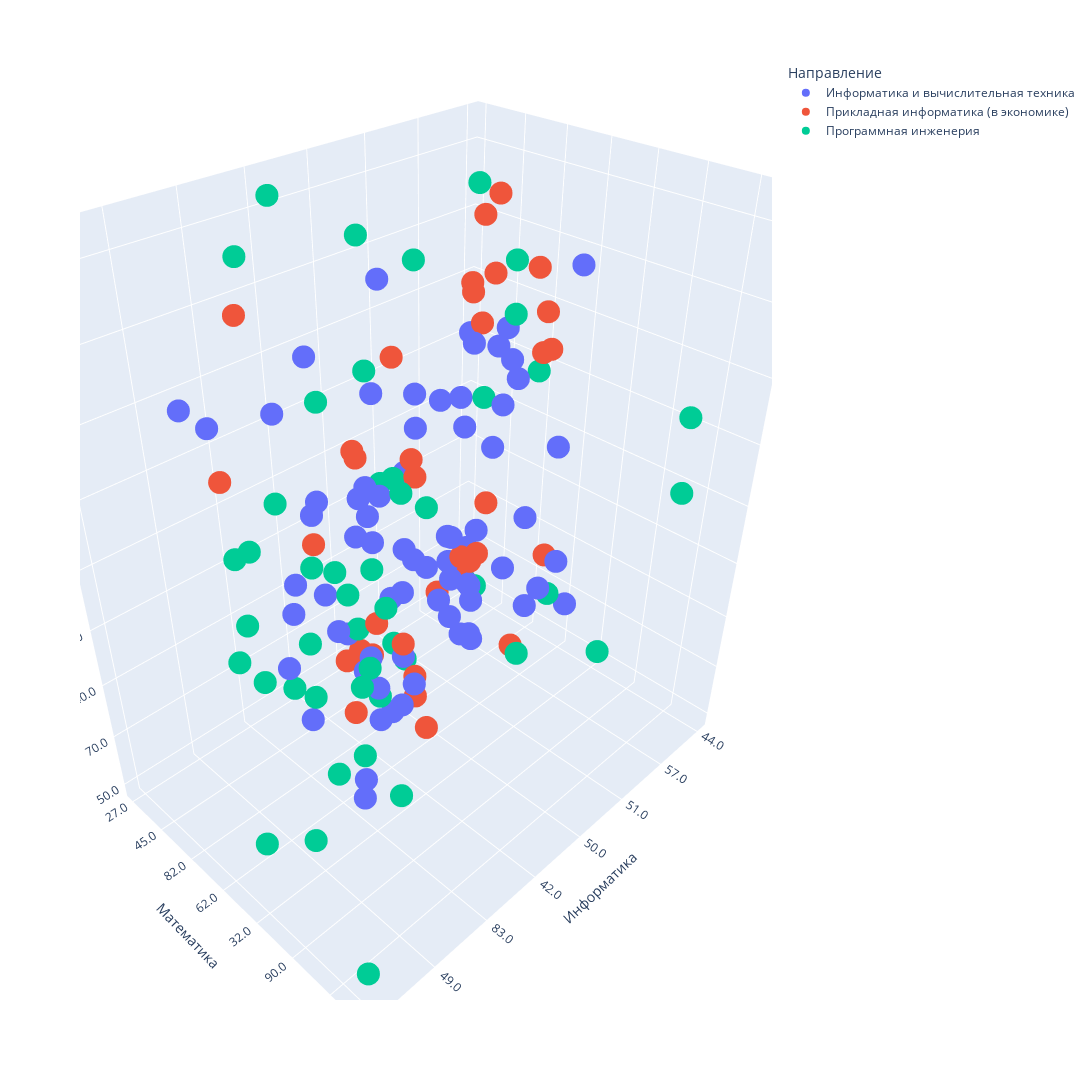

The notebook cell saved with this chart:
### Code cell
import plotly.express as px
fig = px.scatter_3d(plot_data_computer_scince, x='Информатика', y='Математика', z='Русский язык',
              color='Направление', width=1920, height=1080)
fig.show()

### Figure 1 — Plotly figure (JSON) as saved in the notebook; plotly's stock layout.template omitted (floating-point values rounded to 4 significant figures)
{"data": [{"hovertemplate": "Направление=Информатика и вычислительная техника<br>Информатика=%{x}<br>Математика=%{y}<br>Русский язык=%{z}<extra></extra>", "legendgroup": "Информатика и вычислительная техника", "marker": {"color": "#636efa", "symbol": "circle"}, "mode": "markers", "name": "Информатика и вычислительная техника", "scene": "scene", "showlegend": true, "type": "scatter3d", "x": ["44.0", "53.0", "70.0", "61.0", "57.0", "0.0", "81.0", "59.0", "51.0", "57.0", "40.0", "40.0", "70.0", "77.0", "70.0", "62.0", "53.0", "50.0", "55.0", "50.0", "64.0", "66.0", "66.0", "42.0", "62.0", "55.0", "57.0", "0.0", "64.0", "46.0", "44.0", "61.0", "55.0", "57.0", "59.0", "46.0", "72.0", "62.0", "40.0", "68.0", "46.0", "83.0", "59.0", "42.0", "57.0", "40.0", "55.0", "57.0", "66.0", "64.0", "55.0", "79.0", "59.0", "48.0", "55.0", "55.0", "66.0", "42.0", "46.0", "73.0", "53.0", "57.0", "64.0", "51.0", "57.0", "53.0", "64.0", "81.0", "59.0", "53.0", "70.0", "70.0", "72.0", "62.0", "72.0", "66.0", "70.0", "48.0", "44.0"], "y": ["27.0", "39.0", "70.0", "45.0", "50.0", "0.0", "82.0", "56.0", "33.0", "70.0", "27.0", "45.0", "56.0", "33.0", "56.0", "62.0", "62.0", "62.0", "45.0", "45.0", "62.0", "56.0", "50.0", "33.0", "45.0", "56.0", "56.0", "27.0", "39.0", "50.0", "39.0", "68.0", "82.0", "45.0", "70.0", "33.0", "50.0", "62.0", "33.0", "68.0", "70.0", "72.0", "62.0", "68.0", "56.0", "33.0", "56.0", "68.0", "68.0", "56.0", "50.0", "56.0", "68.0", "27.0", "50.0", "68.0", "56.0", "45.0", "33.0", "50.0", "68.0", "62.0", "45.0", "27.0", "50.0", "39.0", "68.0", "50.0", "39.0", "50.0", "50.0", "56.0", "70.0", "32.0", "56.0", "70.0", "68.0", "33.0", "27.0"], "z": ["50.0", "65.0", "85.0", "73.0", "70.0", "64.0", "85.0", "66.0", "70.0", "71.0", "40.0", "91.0", "69.0", "71.0", "69.0", "80.0", "71.0", "69.0", "54.0", "67.0", "78.0", "65.0", "70.0", "64.0", "78.0", "64.0", "71.0", "43.0", "71.0", "62.0", "64.0", "89.0", "91.0", "61.0", "56.0", "56.0", "65.0", "78.0", "59.0", "65.0", "69.0", "65.0", "55.0", "64.0", "82.0", "64.0", "69.0", "71.0", "66.0", "65.0", "62.0", "67.0", "57.0", "57.0", "73.0", "76.0", "76.0", "94.0", "71.0", "76.0", "70.0", "64.0", "64.0", "51.0", "82.0", "70.0", "78.0", "71.0", "67.0", "82.0", "78.0", "69.0", "70.0", "72.0", "69.0", "43.0", "60.0", "51.0", "59.0"]}, {"hovertemplate": "Направление=Прикладная информатика (в экономике)<br>Информатика=%{x}<br>Математика=%{y}<br>Русский язык=%{z}<extra></extra>", "legendgroup": "Прикладная информатика (в экономике)", "marker": {"color": "#EF553B", "symbol": "circle"}, "mode": "markers", "name": "Прикладная информатика (в экономике)", "scene": "scene", "showlegend": true, "type": "scatter3d", "x": ["51.0", "61.0", "46.0", "53.0", "51.0", "50.0", "50.0", "53.0", "44.0", "66.0", "55.0", "72.0", "53.0", "70.0", "70.0", "77.0", "55.0", "59.0", "79.0", "55.0", "57.0", "72.0", "53.0", "48.0", "61.0", "0.0", "46.0", "53.0", "51.0", "55.0", "59.0", "44.0", "42.0", "46.0", "49.0"], "y": ["56.0", "62.0", "74.0", "39.0", "62.0", "45.0", "56.0", "45.0", "39.0", "50.0", "45.0", "27.0", "70.0", "56.0", "70.0", "78.0", "56.0", "50.0", "90.0", "45.0", "33.0", "74.0", "56.0", "45.0", "70.0", "0.0", "50.0", "33.0", "45.0", "33.0", "33.0", "39.0", "33.0", "56.0", "48.0"], "z": ["69.0", "57.0", "66.0", "76.0", "87.0", "85.0", "65.0", "48.0", "55.0", "70.0", "61.0", "72.0", "70.0", "72.0", "76.0", "72.0", "66.0", "64.0", "96.0", "73.0", "65.0", "76.0", "76.0", "59.0", "70.0", "71.0", "78.0", "71.0", "78.0", "70.0", "78.0", "60.0", "69.0", "73.0", "60.0"]}, {"hovertemplate": "Направление=Программная инженерия<br>Информатика=%{x}<br>Математика=%{y}<br>Русский язык=%{z}<extra></extra>", "legendgroup": "Программная инженерия", "marker": {"color": "#00cc96", "symbol": "circle"}, "mode": "markers", "name": "Программная инженерия", "scene": "scene", "showlegend": true, "type": "scatter3d", "x": ["55.0", "61.0", "91.0", "88.0", "48.0", "88.0", "44.0", "66.0", "57.0", "46.0", "91.0", "55.0", "68.0", "73.0", "73.0", "88.0", "46.0", "70.0", "77.0", "68.0", "57.0", "62.0", "84.0", "77.0", "83.0", "51.0", "55.0", "55.0", "62.0", "84.0", "51.0", "79.0", "70.0", "59.0", "0.0", "42.0", "62.0", "68.0", "75.0", "61.0", "79.0", "64.0", "55.0", "57.0", "72.0", "77.0", "79.0", "72.0"], "y": ["50.0", "68.0", "92.0", "62.0", "50.0", "78.0", "39.0", "56.0", "56.0", "45.0", "78.0", "27.0", "68.0", "72.0", "62.0", "72.0", "39.0", "84.0", "76.0", "74.0", "76.0", "50.0", "72.0", "50.0", "70.0", "39.0", "56.0", "62.0", "74.0", "84.0", "45.0", "70.0", "70.0", "72.0", "0.0", "39.0", "70.0", "70.0", "88.0", "50.0", "68.0", "50.0", "70.0", "62.0", "68.0", "70.0", "74.0", "72.0"], "z": ["96.0", "66.0", "89.0", "78.0", "80.0", "64.0", "50.0", "73.0", "60.0", "66.0", "82.0", "59.0", "73.0", "80.0", "82.0", "78.0", "65.0", "89.0", "80.0", "85.0", "57.0", "73.0", "73.0", "65.0", "78.0", "67.0", "89.0", "89.0", "87.0", "94.0", "60.0", "78.0", "85.0", "70.0", "49.0", "53.0", "82.0", "96.0", "85.0", "61.0", "73.0", "66.0", "71.0", "82.0", "62.0", "78.0", "67.0", "78.0"]}], "layout": {"height": 1080, "legend": {"title": {"text": "Направление"}, "tracegroupgap": 0}, "margin": {"t": 60}, "scene": {"domain": {"x": [0, 1], "y": [0, 1]}, "xaxis": {"title": {"text": "Информатика"}}, "yaxis": {"title": {"text": "Математика"}}, "zaxis": {"title": {"text": "Русский язык"}}}, "width": 1920}}
